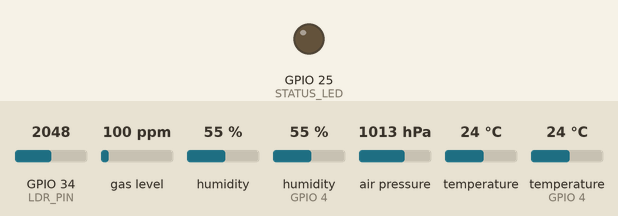
Bench run of a sketch on a simulated ESP32. Shown: output pins drawn as LEDs (lit = HIGH). Inputs (shaded band) come from the test bench; at power-on: GPIO 34 (LDR_PIN) = 2048, gas level 100 ppm, humidity 55 %, humidity (sensor on GPIO 4) 55 %, air pressure 1013 hPa, temperature 24 °C, temperature (sensor on GPIO 4) 24 °C. WiFi joins after 1.5 s; servers stay silent unless stated; what the sketch prints to the serial monitor is not drawn.

Above: at 0.1 s.
At 6.6 s:
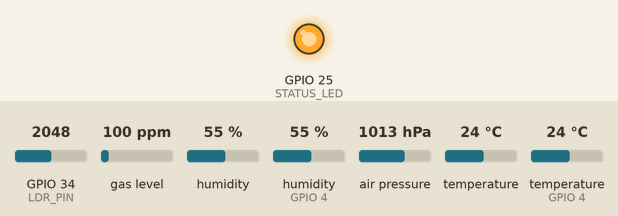
Timing chart, 0 to 8.1 s (numbered marks = the images above):
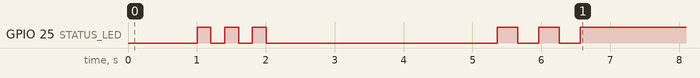

The sketch:

IEQ_Firmware_v1_0_0_Production.ino
```cpp
/*
=========================================================
 Smart Indoor Environmental Quality Monitor
 Production Firmware v1.0.0
=========================================================
*/

#include <WiFi.h>
#include <Wire.h>
#include <Adafruit_Sensor.h>
#include <Adafruit_BME680.h>
#include <DHT.h>

// ---------------- USER CONFIG ----------------
const char* DEVICE_ID      = "IEQ_ESP32_001";
const char* WIFI_SSID      = "COOLEST Residence";
const char* WIFI_PASSWORD  = "COOLESTR26";

#define DHTPIN 4
#define DHTTYPE DHT22
#define LDR_PIN 34
#define STATUS_LED 25

#define SDA_PIN 21
#define SCL_PIN 22

#define SEALEVELPRESSURE_HPA (1013.25)

const unsigned long READ_INTERVAL = 5000;

// ---------------- OBJECTS ----------------
Adafruit_BME680 bme(&Wire);   // <-- same as your working test
DHT dht(DHTPIN, DHTTYPE);

// ---------------- STATUS ----------------
bool wifiOK=false;
bool bmeOK=false;
bool dhtOK=false;

unsigned long previousMillis=0;
unsigned long blinkMillis=0;
bool ledState=false;

// ---------------- FUNCTIONS ----------------

void bootAnimation()
{
  for(int i=0;i<6;i++)
  {
    digitalWrite(STATUS_LED,!digitalRead(STATUS_LED));
    delay(200);
  }
}

void connectWiFi()
{
  Serial.print("Connecting WiFi");

  WiFi.begin(WIFI_SSID,WIFI_PASSWORD);

  while(WiFi.status()!=WL_CONNECTED)
  {
    Serial.print(".");
    digitalWrite(STATUS_LED,!digitalRead(STATUS_LED));
    delay(300);
  }

  wifiOK=true;

  Serial.println();
  Serial.println("WiFi Connected");
  Serial.print("IP Address : ");
  Serial.println(WiFi.localIP());
}

bool initialiseBME680()
{
  Serial.println("Initialising BME680...");

  Wire.begin(SDA_PIN,SCL_PIN);
  delay(500);

  if(!bme.begin(0x77))
  {
    Serial.println("ERROR: BME680 not detected.");
    return false;
  }

  bme.setTemperatureOversampling(BME680_OS_8X);
  bme.setHumidityOversampling(BME680_OS_2X);
  bme.setPressureOversampling(BME680_OS_4X);
  bme.setIIRFilterSize(BME680_FILTER_SIZE_3);
  bme.setGasHeater(320,150);

  delay(500);

  if(!bme.performReading())
  {
    Serial.println("ERROR: Initial BME680 reading failed.");
    return false;
  }

  Serial.println("BME680 Ready");
  return true;
}

void updateLED()
{
  bool healthy = wifiOK && bmeOK && dhtOK;

  if(healthy)
  {
    digitalWrite(STATUS_LED,HIGH);
    return;
  }

  if(millis()-blinkMillis>250)
  {
    blinkMillis=millis();
    ledState=!ledState;
    digitalWrite(STATUS_LED,ledState);
  }
}

void setup()
{
  pinMode(STATUS_LED,OUTPUT);
  digitalWrite(STATUS_LED,LOW);

  Serial.begin(115200);
  delay(1000);

  Serial.println("\n======================================");
  Serial.println("Smart IEQ Monitor");
  Serial.println("Firmware v1.0.0");
  Serial.println("======================================");

  bootAnimation();

  bmeOK = initialiseBME680();

  dht.begin();
  delay(2000);

  connectWiFi();
}

void loop()
{
  if(millis()-previousMillis>=READ_INTERVAL)
  {
    previousMillis=millis();

    // -------- BME680 --------
    if(bme.performReading())
    {
      bmeOK=true;
    }
    else
    {
      bmeOK=false;
    }

    // -------- DHT22 --------
    float t=dht.readTemperature();
    float h=dht.readHumidity();

    dhtOK = !(isnan(t)||isnan(h));

    // -------- SERIAL --------
    Serial.println("\n======================================");
    Serial.printf("WiFi   : %s\n",wifiOK?"OK":"ERROR");
    Serial.printf("BME680 : %s\n",bmeOK?"OK":"ERROR");
    Serial.printf("DHT22  : %s\n",dhtOK?"OK":"ERROR");

    if(bmeOK)
    {
      Serial.printf("\nBME Temperature : %.2f C\n",bme.temperature);
      Serial.printf("BME Humidity    : %.2f %%\n",bme.humidity);
      Serial.printf("Pressure        : %.2f hPa\n",bme.pressure/100.0);
      Serial.printf("Gas             : %.2f kOhms\n",bme.gas_resistance/1000.0);
      Serial.printf("Altitude        : %.2f m\n",bme.readAltitude(SEALEVELPRESSURE_HPA));
    }

    if(dhtOK)
    {
      Serial.printf("\nDHT Temperature : %.2f C\n",t);
      Serial.printf("DHT Humidity    : %.2f %%\n",h);
    }

    Serial.printf("\nLight ADC       : %d\n",analogRead(LDR_PIN));
    Serial.printf("RSSI            : %d dBm\n",WiFi.RSSI());
  }

  if(WiFi.status()!=WL_CONNECTED)
  {
    wifiOK=false;
    WiFi.reconnect();
  }
  else
  {
    wifiOK=true;
  }

  updateLED();
}
```
